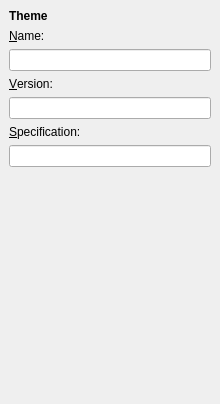
<ui version="4.0" >
 <class>edit_theme</class>
 <widget class="QWidget" name="edit_theme" >
  <property name="geometry" >
   <rect>
    <x>0</x>
    <y>0</y>
    <width>220</width>
    <height>404</height>
   </rect>
  </property>
  <property name="windowTitle" >
   <string>Form</string>
  </property>
  <layout class="QVBoxLayout" >
   <property name="spacing" >
    <number>6</number>
   </property>
   <property name="leftMargin" >
    <number>9</number>
   </property>
   <property name="topMargin" >
    <number>9</number>
   </property>
   <property name="rightMargin" >
    <number>9</number>
   </property>
   <property name="bottomMargin" >
    <number>9</number>
   </property>
   <item>
    <widget class="QLabel" name="label_4" >
     <property name="text" >
      <string>&lt;b>Theme&lt;/b></string>
     </property>
    </widget>
   </item>
   <item>
    <widget class="QLabel" name="label" >
     <property name="text" >
      <string>&amp;Name:</string>
     </property>
     <property name="buddy" >
      <cstring>name</cstring>
     </property>
    </widget>
   </item>
   <item>
    <widget class="QLineEdit" name="name" />
   </item>
   <item>
    <widget class="QLabel" name="label_5" >
     <property name="text" >
      <string>&amp;Version:</string>
     </property>
     <property name="buddy" >
      <cstring>version</cstring>
     </property>
    </widget>
   </item>
   <item>
    <widget class="QLineEdit" name="version" />
   </item>
   <item>
    <widget class="QLabel" name="label_3" >
     <property name="text" >
      <string>&amp;Specification:</string>
     </property>
     <property name="buddy" >
      <cstring>version</cstring>
     </property>
    </widget>
   </item>
   <item>
    <widget class="QLineEdit" name="spec" />
   </item>
   <item>
    <spacer>
     <property name="orientation" >
      <enum>Qt::Vertical</enum>
     </property>
     <property name="sizeHint" >
      <size>
       <width>202</width>
       <height>191</height>
      </size>
     </property>
    </spacer>
   </item>
  </layout>
 </widget>
 <resources/>
 <connections/>
</ui>
